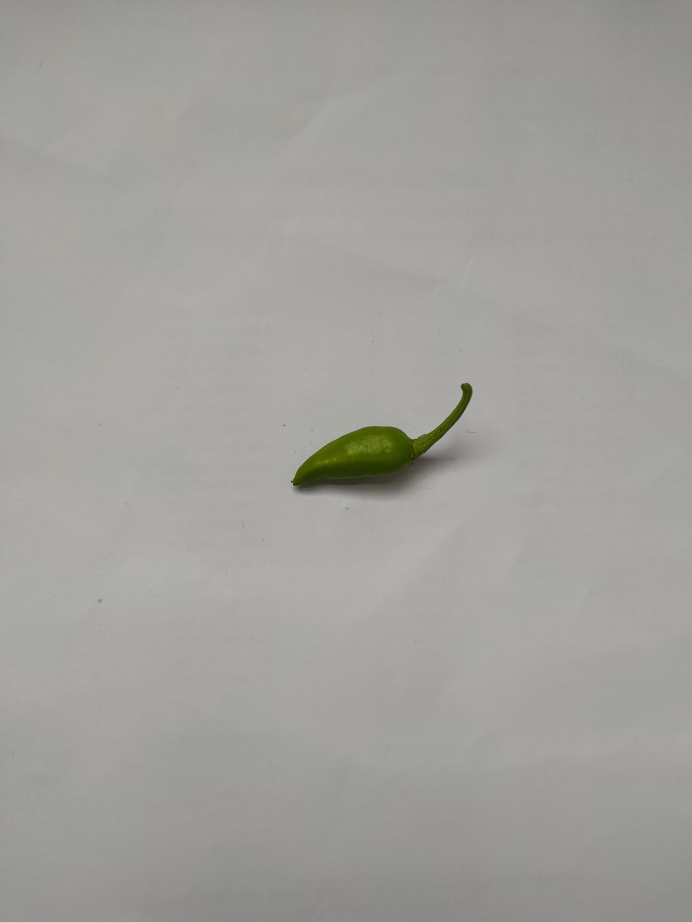
#> input picture dataset/Green Chilli (Marcha)/IMG20241101105216.jpg, 3456 x 4608 px (shown at 1/5 size); its folder holds only this picture in this run
$ python preprocess_and_balance.py
#> lines starting #> are read from the running program, lines starting #| are printed output that depends on the picture
import os
import shutil
import random
from PIL import Image, ImageEnhance, ImageOps

# Set seeds for reproducibility
random.seed(42)

# Configurations
RAW_DATA_DIR = "dataset"
PROCESSED_DATA_DIR = "dataset_processed"
IMG_SIZE = (224, 224)

def setup_dirs(classes):
    """Creates the target directory structure, deleting any existing preprocessed data."""
    if os.path.exists(PROCESSED_DATA_DIR):
        print(f"Removing old processed dataset directory: {PROCESSED_DATA_DIR}")
        shutil.rmtree(PROCESSED_DATA_DIR)

    for split in ['train', 'val', 'test']:
        for cls in classes:
            os.makedirs(os.path.join(PROCESSED_DATA_DIR, split, cls), exist_ok=True)
    print("Created new directory structure for processed splits.")

def get_valid_files(class_dir):
    """Returns a list of valid image paths from a class directory, skipping hidden files."""
    valid_exts = {'.jpg', '.jpeg', '.png', '.webp', '.avif'}
    files = []
    for f in os.listdir(class_dir):
        if f.startswith('.'):
            continue
        ext = os.path.splitext(f)[1].lower()
        if ext in valid_exts:
            files.append(f)
    return files

def augment_image(img):
    """Applies random transformations to a PIL Image."""
    # Random flip
    if random.random() > 0.5:
        img = ImageOps.mirror(img)
    if random.random() > 0.5:
        img = ImageOps.flip(img)

    # Random rotation (-15 to 15 degrees)
    angle = random.uniform(-15, 15)
    img = img.rotate(angle, resample=Image.Resampling.BILINEAR, fillcolor=(255,255,255))

    # Random brightness (0.8 to 1.2)
    enhancer = ImageEnhance.Brightness(img)
    img = enhancer.enhance(random.uniform(0.8, 1.2))

    # Random contrast (0.8 to 1.2)
    enhancer = ImageEnhance.Contrast(img)
    img = enhancer.enhance(random.uniform(0.8, 1.2))

    return img

def process_and_save_image(src_path, dest_path, augment=False):
    """Loads, converts to RGB, optionally augments, resizes, and saves an image as JPEG."""
    try:
        with Image.open(src_path) as img:
            if img.mode != 'RGB':
                img = img.convert('RGB')

            if augment:
                img = augment_image(img)

            img_resized = img.resize(IMG_SIZE, Image.Resampling.LANCZOS)
            img_resized.save(dest_path, 'JPEG', quality=95)
            return True
    except Exception as e:
        print(f"Warning: Failed to process {src_path}. Error: {e}")
        return False

def main():
    if not os.path.exists(RAW_DATA_DIR):
        print(f"Error: Raw dataset path {RAW_DATA_DIR} not found.")
        return

    classes = [d for d in os.listdir(RAW_DATA_DIR) if os.path.isdir(os.path.join(RAW_DATA_DIR, d)) and not d.startswith('.')]
    print(f"Detected {len(classes)} classes: {classes}")

    setup_dirs(classes)

    # Store stats to print at the end
    stats = {}
    class_files = {}

    for cls in classes:
        cls_src_dir = os.path.join(RAW_DATA_DIR, cls)
        all_files = get_valid_files(cls_src_dir)
        random.shuffle(all_files)
        class_files[cls] = all_files
#> pass 2 of the loop in main, `for cls in classes:`:

    # Find the maximum number of images in any class to balance against
    max_total = max([len(files) for files in class_files.values()])
    max_train_size = int(max_total * 0.70)

    print(f"Balancing dataset... Target train size per class: {max_train_size}")

    for cls in classes:
        cls_src_dir = os.path.join(RAW_DATA_DIR, cls)
        all_files = class_files[cls]
        total_files = len(all_files)

        train_end = int(total_files * 0.70)
        val_end = train_end + int(total_files * 0.15)

        train_files = all_files[:train_end]
        val_files = all_files[train_end:val_end]
        test_files = all_files[val_end:]

        stats[cls] = {
            "raw_total": total_files,
            "processed_train": 0,
            "processed_val": 0,
            "processed_test": 0
        }

        print(f"\n--- Processing class: '{cls}' ---")

        # 1. Process Validation Set
        for f in val_files:
            src = os.path.join(cls_src_dir, f)
            dest = os.path.join(PROCESSED_DATA_DIR, "val", cls, f)
            if process_and_save_image(src, dest):
                stats[cls]["processed_val"] += 1

        # 2. Process Test Set
        for f in test_files:
            src = os.path.join(cls_src_dir, f)
            dest = os.path.join(PROCESSED_DATA_DIR, "test", cls, f)
            if process_and_save_image(src, dest):
#> in process_and_save_image, img is the input picture: PIL image 3456x4608 RGB; mean R, G, B 161.1, 160.6, 155.8
#> in process_and_save_image, `img_resized = img.resize(IMG_SIZE, Image.Resampling.LANCZOS)`:
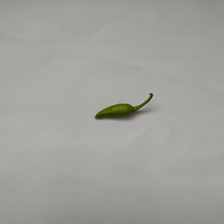
#> img_resized: PIL image 224x224 RGB; mean R, G, B 161.1, 160.6, 155.8
                stats[cls]["processed_test"] += 1

        # 3. Process Train Set (Originals)
        for f in train_files:
            src = os.path.join(cls_src_dir, f)
            base_name, _ = os.path.splitext(f)
            dest = os.path.join(PROCESSED_DATA_DIR, "train", cls, f"{base_name}.jpg")
            if process_and_save_image(src, dest):
                stats[cls]["processed_train"] += 1

        # 4. Augment Train Set to match max_train_size
        deficit = max_train_size - len(train_files)
        if deficit > 0:
            print(f"Generating {deficit} augmented images for {cls}...")
            for i in range(deficit):
                src_file = random.choice(train_files)
                src = os.path.join(cls_src_dir, src_file)
                base_name, _ = os.path.splitext(src_file)
                dest = os.path.join(PROCESSED_DATA_DIR, "train", cls, f"{base_name}_aug_{i}.jpg")
                if process_and_save_image(src, dest, augment=True):
                    stats[cls]["processed_train"] += 1
#> pass 2 of the loop in main, `for cls in classes:`:
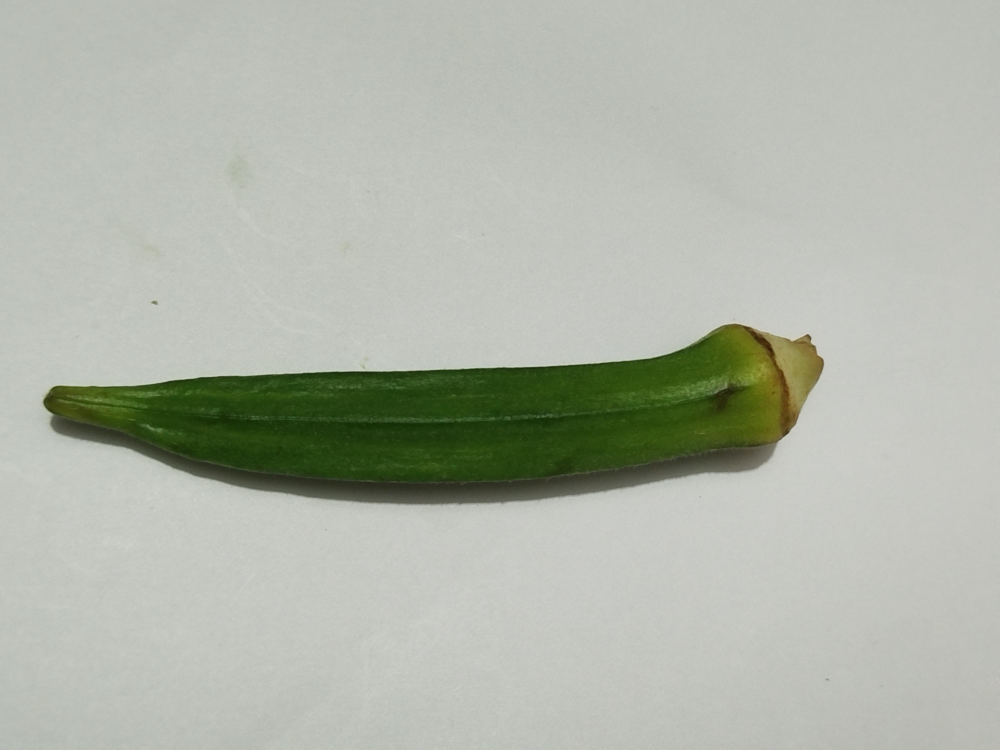
#> input picture dataset/Ladies finger/IMG_20241030_203421.jpg, 4000 x 3000 px (shown at 1/4 size)
#> in process_and_save_image, img is the input picture: PIL image 4000x3000 RGB; mean R, G, B 176.7, 181.5, 170
#> in process_and_save_image (call 2), `img_resized = img.resize(IMG_SIZE, Image.Resampling.LANCZOS)`:
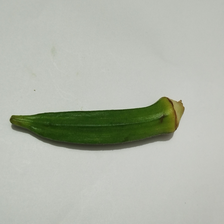
#> img_resized: PIL image 224x224 RGB; mean R, G, B 176.7, 181.5, 170

    # Print beautiful summary report
    print("\n" + "="*80)
    print("                           DATASET BALANCING REPORT")
    print("="*80)
    print(f"{'Class':<25} | {'Raw Total':<10} | {'Train (Clean)':<15} | {'Val (Clean)':<12} | {'Test (Clean)':<12}")
    print("-"*80)
    for cls, data in stats.items():
        print(f"{cls:<25} | {data['raw_total']:<10} | {data['processed_train']:<15} | {data['processed_val']:<12} | {data['processed_test']:<12}")
    print("="*80)
    print("Dataset splitting and OFFLINE AUGMENTATION completed successfully!")

if __name__ == '__main__':
    main()
